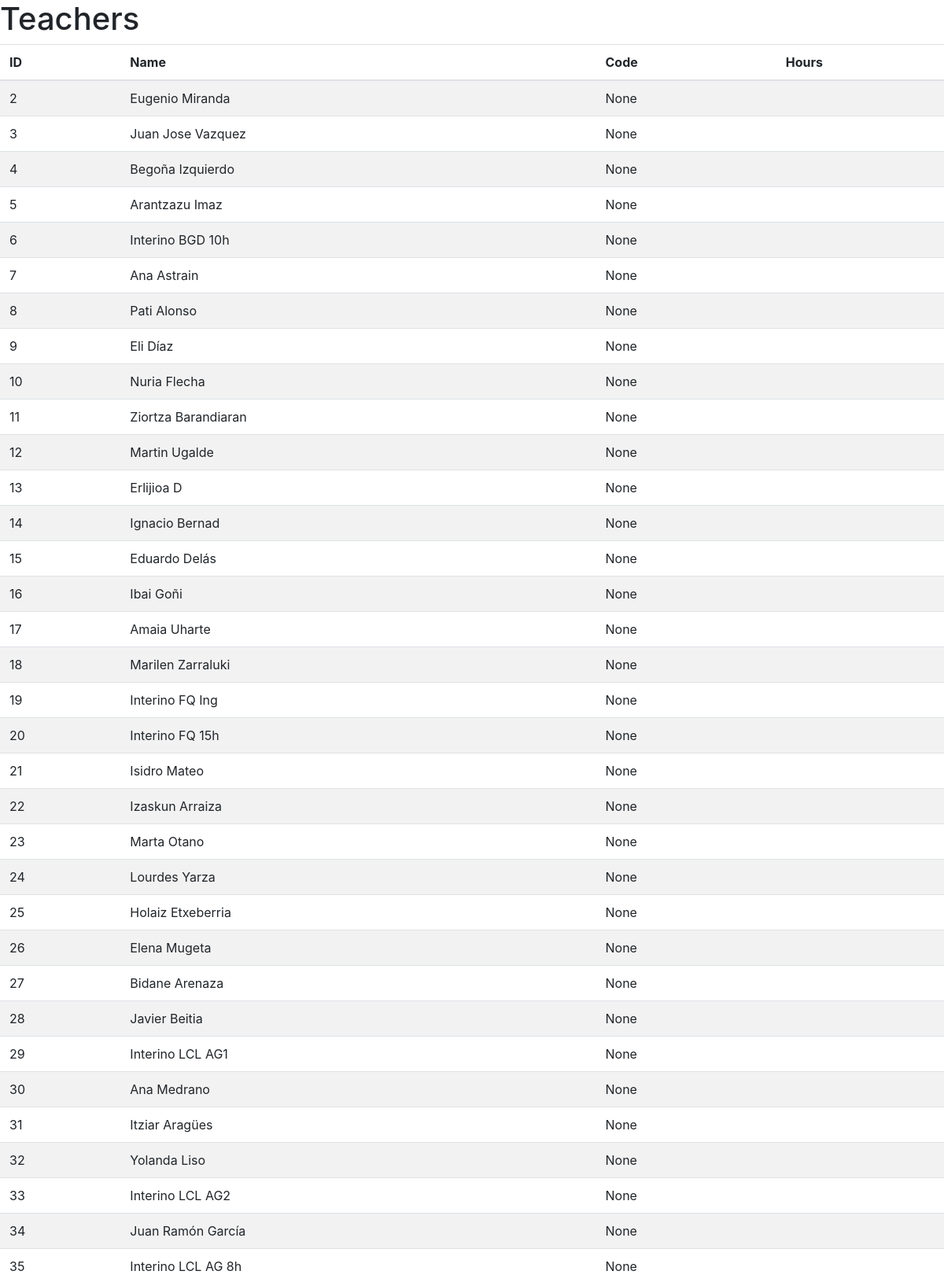
Screenshot of /teachers/ (upper part) with the database file from the repository.
### timetabledata/models.py (models this page shows)
class Teacher(models.Model):
    FREE_CHOICES = (
        ('FH', 'FirstHours'),
        ('DF', 'DayFree'),
        ('NO', 'Nothing'),
    )
    name = models.CharField(max_length=50, unique=True)
    code = models.CharField(max_length=10, unique=True, blank=True, null=True)
    contractHours = models.IntegerField(default=20)
    classHours = models.IntegerField(null=True)
    guardHours = models.IntegerField(null=True)
    tutHours = models.IntegerField(null=True)
    compensationHours = models.IntegerField(null=True)
    tutCompHours = models.IntegerField(null=True)
    complementaryHours = models.IntegerField(null=True)  # Float
    maxDaysWeek = models.IntegerField(null=True)
    MaxSpanDay = models.IntegerField(null=True)
    MaxGapsWeek = models.IntegerField(null=True)
    MaxGapsDay = models.IntegerField(null=True)
    MaxBuildingChangesWeek = models.IntegerField(null=True)
    FreeType = models.CharField(
        max_length=2,
        choices=FREE_CHOICES,
        default='NO',)
    objects = TeacherManager()
    def __str__(self):
        if self.code:
            return self.name + "(" + self.code + ")"
        else:
            return self.name

### timetabledata/views.py (the view)
# urls.py: url(r'^teachers/', views.showTeachers, name='teachers'),
def showTeachers(request):
    template = loader.get_template('timetabledata/teachers.html')
    context = {
        'teachers': Teacher.objects.all()
    }
    print(context)
    return HttpResponse(template.render(context, request))

### timetabledata/templates/timetabledata/teachers.html (shortened to what this page needs)
<html>
    <head>
        <link rel="stylesheet" href="https://maxcdn.bootstrapcdn.com/bootstrap/4.0.0/css/bootstrap.min.css">
    </head>
    <body>
        <h1>Teachers</h1>
        <table class="table table-striped">
          <thead>
          <tr>
            <th>ID</th>
            <th>Name</th>
            <th>Code</th>
            <th>Hours</th>
            </tr>
        </thead>
        <tbody>
        {% for row in teachers %}
        <tr>
            <td>{{row.pk}}</td>
            <td>{{row.name}}</td>
            <td>{{row.code}}</td>
            <td>{{row.chours}}</td>
            </tr>
        {% endfor %}
        </tbody>
        </table>
    </body>
</html>

### rows the page displays
Teacher: pk "2", name "Eugenio Miranda", code "None"
Teacher: pk "3", name "Juan Jose Vazquez", code "None"
Teacher: pk "4", name "Begoña Izquierdo", code "None"
Teacher: pk "5", name "Arantzazu Imaz", code "None"
Teacher: pk "6", name "Interino BGD 10h", code "None"
Teacher: pk "7", name "Ana Astrain", code "None"
Teacher: pk "8", name "Pati Alonso", code "None"
Teacher: pk "9", name "Eli Díaz", code "None"
Teacher: pk "10", name "Nuria Flecha", code "None"
Teacher: pk "11", name "Ziortza Barandiaran", code "None"
Teacher: pk "12", name "Martin Ugalde", code "None"
Teacher: pk "13", name "Erlijioa D", code "None"
Teacher: pk "14", name "Ignacio Bernad", code "None"
Teacher: pk "15", name "Eduardo Delás", code "None"
Teacher: pk "16", name "Ibai Goñi", code "None"
Teacher: pk "17", name "Amaia Uharte", code "None"
Teacher: pk "18", name "Marilen Zarraluki", code "None"
Teacher: pk "19", name "Interino FQ Ing", code "None"
Teacher: pk "20", name "Interino FQ 15h", code "None"
Teacher: pk "21", name "Isidro Mateo", code "None"
Teacher: pk "22", name "Izaskun Arraiza", code "None"
Teacher: pk "23", name "Marta Otano", code "None"
Teacher: pk "24", name "Lourdes Yarza", code "None"
Teacher: pk "25", name "Holaiz Etxeberria", code "None"
Teacher: pk "26", name "Elena Mugeta", code "None"
Teacher: pk "27", name "Bidane Arenaza", code "None"
Teacher: pk "28", name "Javier Beitia", code "None"
Teacher: pk "29", name "Interino LCL AG1", code "None"
Teacher: pk "30", name "Ana Medrano", code "None"
Teacher: pk "31", name "Itziar Aragües", code "None"
Teacher: pk "32", name "Yolanda Liso", code "None"
Teacher: pk "33", name "Interino LCL AG2", code "None"
Teacher: pk "34", name "Juan Ramón García", code "None"
Teacher: pk "35", name "Interino LCL AG 8h", code "None"
